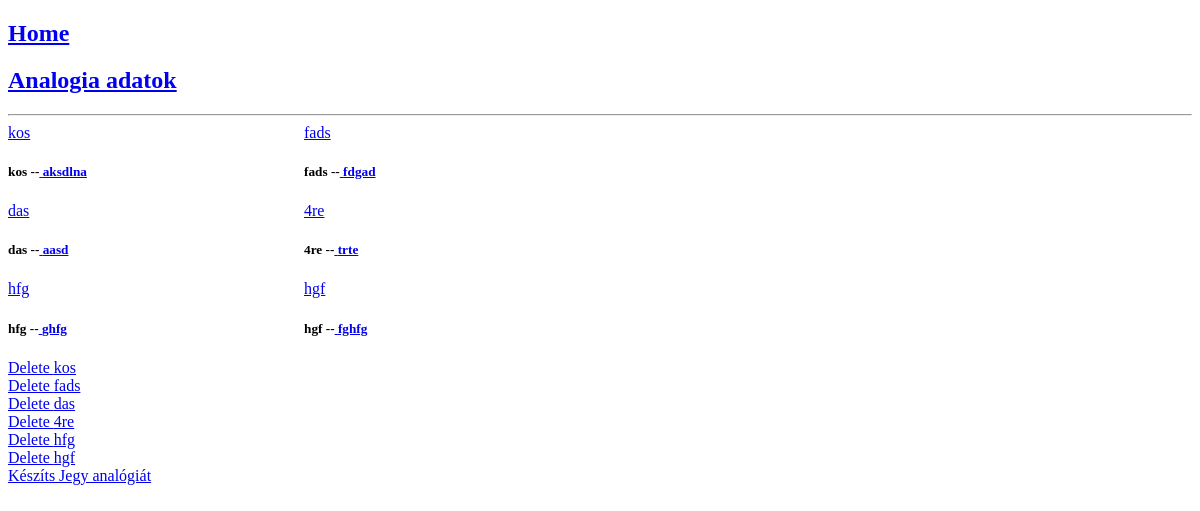
Page /jegyek/ on the earlier database version.
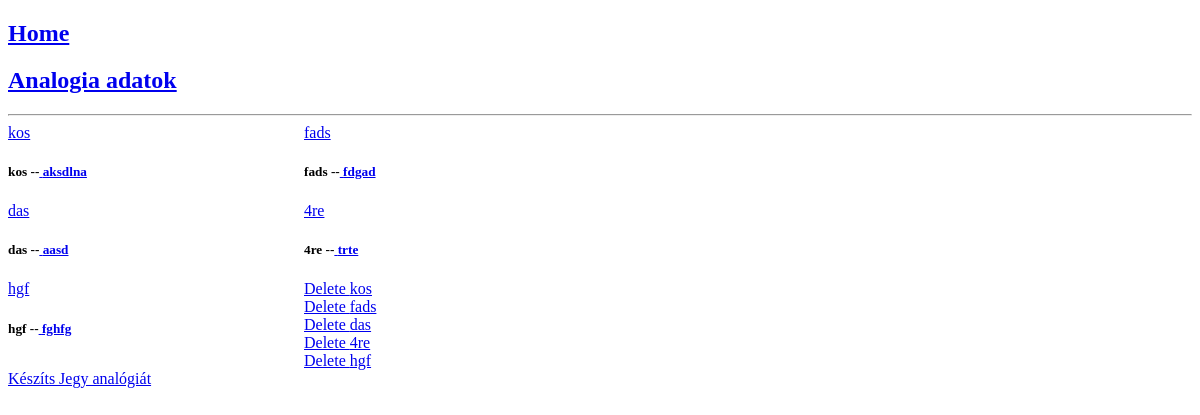
Same page on the later database version.
### base/models.py (models this page shows)
class Analogia1(models.Model):
    nevID = models.CharField(max_length=20)
    analogia_tipus = models.CharField(max_length=20)
    leiras = models.TextField(null=True, blank=True)
    class Meta:
        abstract= True

class Jegy1(Analogia1):
    elem = models.CharField(max_length=6)
    minoseg = models.CharField(max_length=10)
    dekadjegy = models.CharField(max_length=8)
    paritas = models.CharField(max_length=7)
    evszak = models.CharField(max_length=6)
    def __str__(self):
        return self.nevID

### base/views.py (the view)
# urls.py: path("jegyek/", views.jegyek_oldal, name= "jegyek"),
def jegyek_oldal(request):
    jegyek = Jegy1.objects.all()
    context = {'adatok': jegyek}
    return render(request, 'analogiak/jegyek.html', context )

### base/templates/analogiak/jegyek.html (shortened to what this page needs)
{% extends 'analogia_db_base.html' %}
{% block content %}
<div class = "analogia_adatbazis-container">
        {% for adat in adatok %}
            <div>
                <a href="{% url 'analogia_adatbazis' %}">{{adat}}</a>
                <h5>{{adat.nevID}} --<a href="{% url 'jegy' adat.nevID %}"> {{adat.leiras}}</a></h5>
            </div>
        {% endfor %}
        <div>
            {% for adat in adatok %}
                <div>
                    <a href="{% url 'delete-jegy' adat.nevID %}" >Delete {{adat.nevID}}</a>
                </div>
            {% endfor %}
        </div>
    </div>
    <div>
        <a href="{% url 'create-jegyek' %}">Készíts Jegy analógiát</a>
    </div>
{% endblock content %}

Differences in the rows shown:
removed Jegy1: nevID "hfg", leiras "ghfg"
